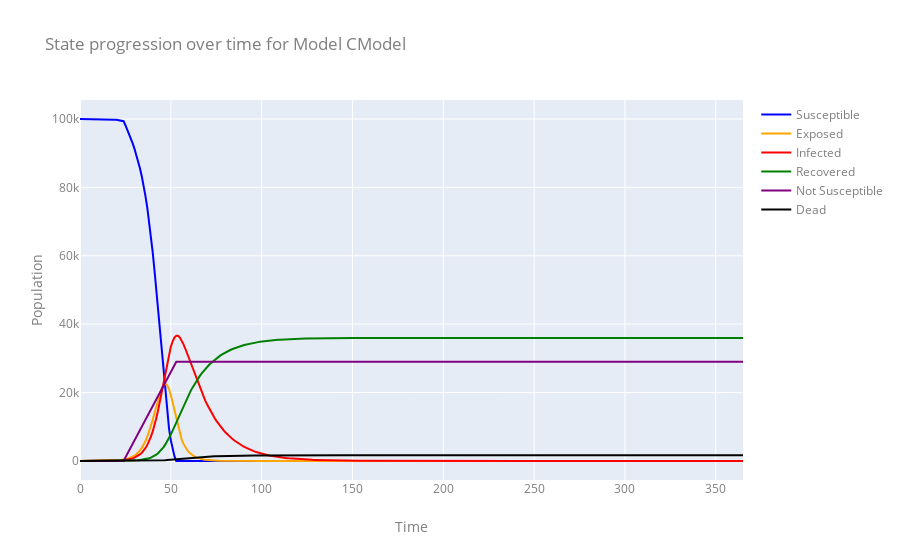

The code cell stored with this chart in its notebook:
### Markdown cell above
## CModel, a generalized compartmental model
An implementation of discrete-time compartmental model with state space *Not susceptible, Susceptible, Exposed, Infected, Recovered,* and *Dead* with interventions

This class can accepts an optional argument `interventions`, which takes a dictionary of interventions (vaccination and/or a tranmission reduction intervention) in the following format: `{'vaccination_time':<start_time>,'vaccination_rate':<people_per_day>, 'intervention_time': <start_time>, 'intervention_effect':<reduction on transmission rate beta>}`

### Code cell
from EpyModels.models.CModel import CModel

cmodel = CModel(name="CModel",
            population=pop,
            init_s=prop_S,
            init_e=prop_E,
            init_i=prop_I,
            init_n=prop_N,
            init_r=prop_R,
            beta=b,
            incubation_duration=d_inc,
            mortality_rate = rate_mort,
            mortality_duration=d_mort,
            recovery_duration=d_rec,
            interventions={'vaccination_time':25,'vaccination_rate':1000, 'intervention_time': 1, 'intervention_effect':0})

cmodel.run(T=365)

plot_states(cmodel)

### Figure 1 — Plotly figure (JSON) as saved in the notebook; plotly's stock layout.template omitted (floating-point values rounded to 4 significant figures; data arrays with more than 128 entries replaced by an {"elided": "..."} marker saying what was removed)
{"data": [{"line": {"color": "blue", "width": 2}, "mode": "lines", "name": "Susceptible", "type": "scatter", "x": {"elided": "366 int values"}, "y": {"elided": "366 int values"}}, {"line": {"color": "orange", "width": 2}, "mode": "lines", "name": "Exposed", "type": "scatter", "x": {"elided": "366 int values"}, "y": {"elided": "366 int values"}}, {"line": {"color": "red", "width": 2}, "mode": "lines", "name": "Infected", "type": "scatter", "x": {"elided": "366 int values"}, "y": {"elided": "366 int values"}}, {"line": {"color": "green", "width": 2}, "mode": "lines", "name": "Recovered", "type": "scatter", "x": {"elided": "366 int values"}, "y": {"elided": "366 int values"}}, {"line": {"color": "purple", "width": 2}, "mode": "lines", "name": "Not Susceptible", "type": "scatter", "x": {"elided": "366 int values"}, "y": {"elided": "366 int values"}}, {"line": {"color": "black", "width": 2}, "mode": "lines", "name": "Dead", "type": "scatter", "x": {"elided": "366 int values"}, "y": {"elided": "366 int values"}}], "layout": {"autosize": true, "font": {"color": "#7f7f7f", "size": 12}, "title": {"text": "State progression over time for Model CModel"}, "xaxis": {"autorange": true, "range": [0, 365], "title": {"text": "Time"}, "type": "linear"}, "yaxis": {"autorange": true, "range": [-5585.0, 105600.0], "title": {"text": "Population"}, "type": "linear"}}}
